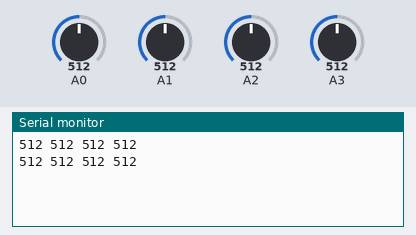
Simulated run of this sketch. Board: Arduino Uno, built with avr-gcc and run on an emulated ATmega328P. On the bench: the last lines printed to the serial monitor. The test bench sets the inputs (shaded band); at power-on: A0 = 512, A1 = 512, A2 = 512, A3 = 512.

Above: at 5.8 s.
5.9 s: A0 set to 716
At 10.7 s:
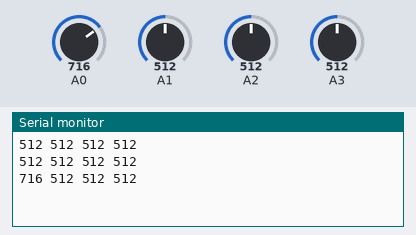
11.9 s: A1 set to 716
At 16.4 s:
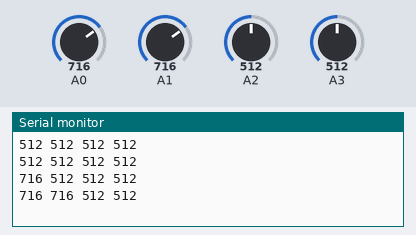
17.9 s: A2 set to 716
At 20.8 s:
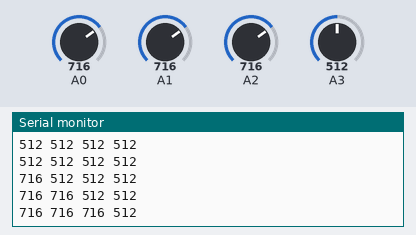
23.9 s: A3 set to 716
At 26.5 s:
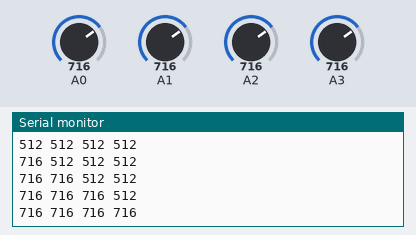
29.9 s: A0 set to 992
At 31.0 s:
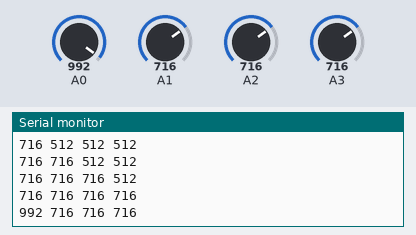
35.9 s: A1 set to 992
At 41.2 s:
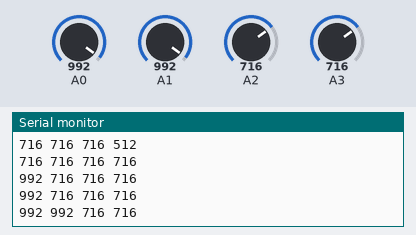
Timing chart, 0 to 42.7 s (numbered marks = the images above; inputs shaded):
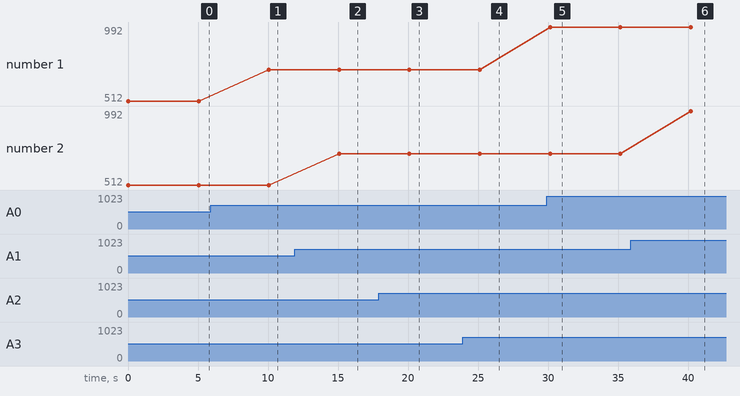

Measured:
- after the input at 5.9 s, the serial monitor: prints a new line after 4.2 s (image 1)
- after the input at 11.9 s, the serial monitor: prints a new line after 3.2 s (image 2)
- after the input at 17.9 s, the serial monitor: prints a new line after 2.2 s (image 3)
- after the input at 23.9 s, the serial monitor: prints a new line after 1.2 s (image 4)
- after the input at 29.9 s, the serial monitor: prints a new line after 0.23 s (image 5)
- after the input at 35.9 s, the serial monitor: prints a new line after 4.3 s (image 6)
- plotted number 1: 512 → 716 after the input at 5.9 s, 716 → 992 after the input at 29.9 s

The sketch:

nano_garduino.ino
```cpp
#include <SoftwareSerial.h>

#include <config.h>


int debugSerialBaud = DEBUG_SERIAL_BAUD;
int soilFetcherSerialBaud = SOIL_FETCHER_SERIAL_BAUD;

int fetchingIntervalPeriod = FETCHING_INTERVAL_PERIOD;


SoftwareSerial MasterSerial(2, 3); // RX, TX


void setup() {
  Serial.begin(debugSerialBaud);
  MasterSerial.begin(soilFetcherSerialBaud);
}

int soil0 = 0;
int soil1 = 0;
int soil2 = 0;
int soil3 = 0;

void loop() {
  soil0 = analogRead(A0);
  soil1 = analogRead(A1);
  soil2 = analogRead(A2);
  soil3 = analogRead(A3);
  String soilString = String(soil0) + " " + String(soil1) + " " + String(soil2) + " " + String(soil3);
  MasterSerial.println(soilString);
  Serial.println(soilString);
  delay(fetchingIntervalPeriod);
}
```
